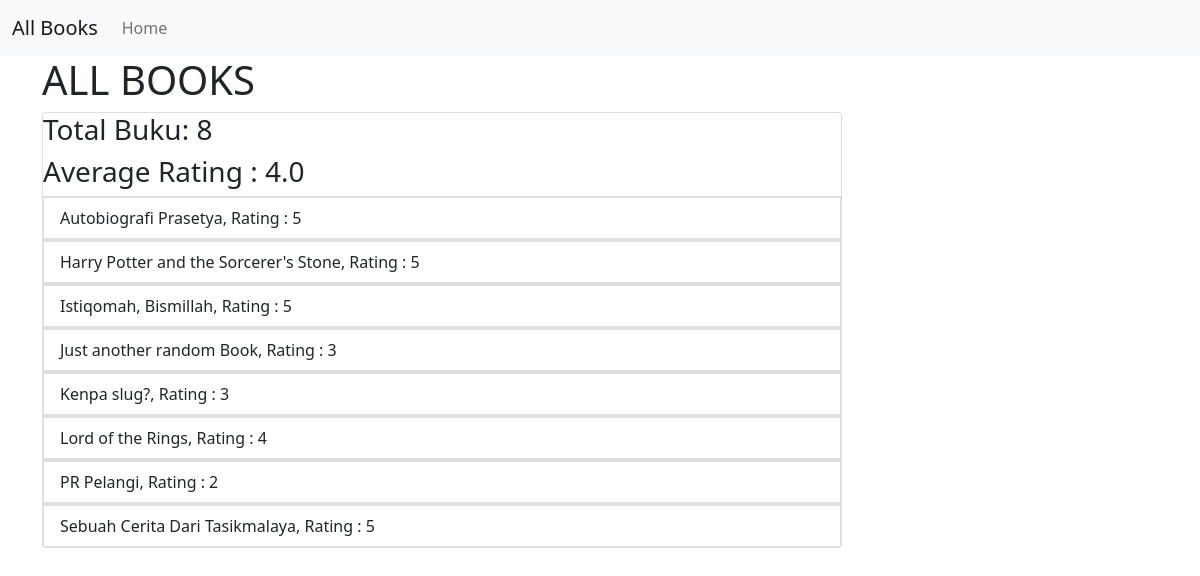
The app's page /data/ with its own data.
### data_model/models.py (models this page shows, shortened)
class Book(models.Model):
    title = models.CharField(max_length=50)
    rating = models.IntegerField(
        validators=[MinValueValidator(1), MaxValueValidator(5)])
    author = models.CharField(null=True, max_length=100)
    is_bestselling = models.BooleanField(default=False)
    slug = models.SlugField(default="", blank=True,
                            null=False, editable=False, db_index=True)

### data_model/views.py (the view)
# urls.py: path("", views.index, name='HomeRelationships'),
def index(request):
    context = {
        'all_book': books,
        'num_books': num_books,
        'avg_rating': avg_rating,
    }
    return render(request, 'data_model/index.html', context)

### data_model/templates/data_model/index.html (shortened to what this page needs)
{% extends 'data_model/base.html' %}
{% block Header %} ALL BOOKS {% endblock Header %}
{% block content %}
<div class="card mt-10" style="width: 50rem;">
    <h3>Total Buku: {{num_books}}</h3>
    <h3>Average Rating : {{avg_rating.rating__avg}}</h3>
    {% for book in all_book %}
    <ul class="list-group list-group-flush">
        <a href={% url 'DataBooks' book.slug %} class="text-decoration-none">
            <li class="list-group-item">{{ book.title }}, Rating : {{ book.rating }}</li>
        </a>
    </ul>
    {% endfor %}
</div>
{% endblock content %}

### records on screen
Book: title "Autobiografi Prasetya", rating "5"
Book: title "Harry Potter and the Sorcerer's Stone", rating "5"
Book: title "Istiqomah, Bismillah", rating "5"
Book: title "Just another random Book", rating "3"
Book: title "Kenpa slug?", rating "3"
Book: title "Lord of the Rings", rating "4"
Book: title "PR Pelangi", rating "2"
Book: title "Sebuah Cerita Dari Tasikmalaya", rating "5"

### other values on screen
{{ num_books }} "8"
{{ avg_rating.rating__avg }} "4.0"
